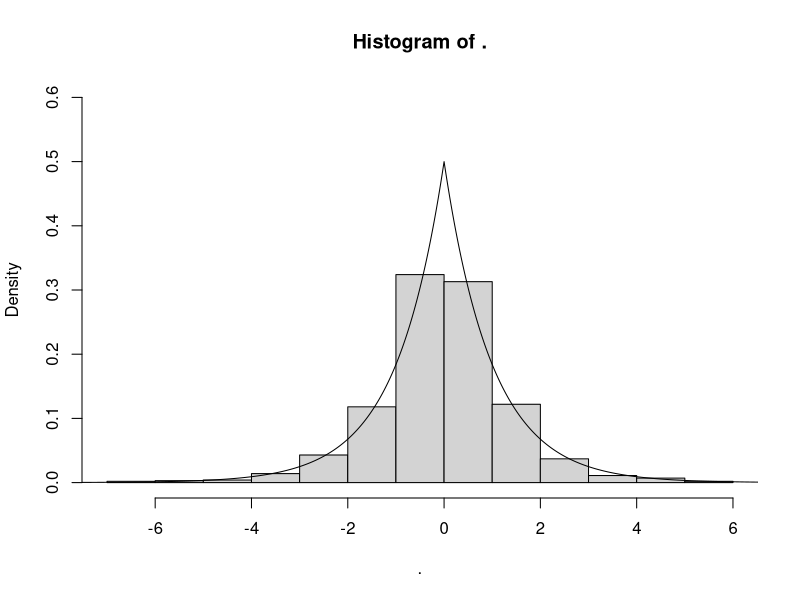
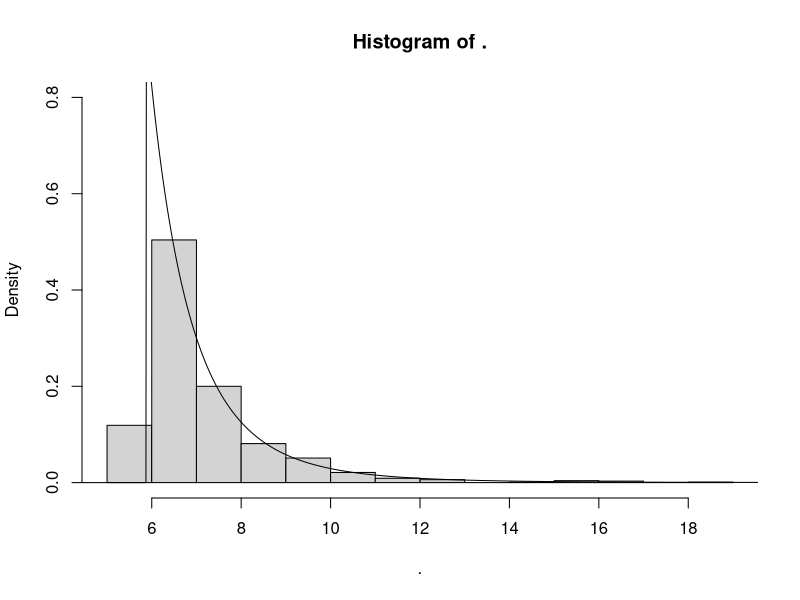
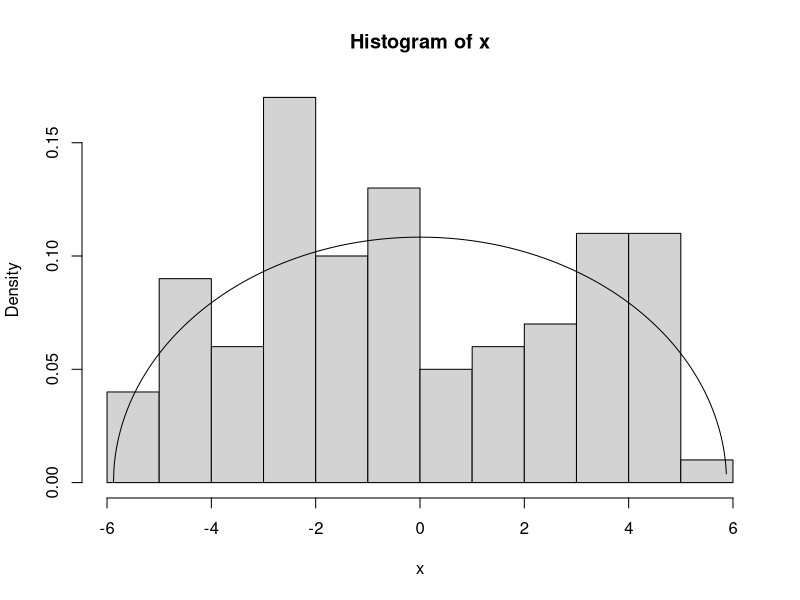

These figures' R source, in order:
## ---- chunk 1
knitr::opts_chunk$set(echo = TRUE)
library(tidyverse)
## ---- chunk 2
rlaplace = 
  function(number_of_randomize){
    unif_vec = runif(number_of_randomize)
    laplace_vec = 
      (unif_vec < 0.5) * log(2*unif_vec) -
      between(unif_vec,0.5,1) * log(2 - 2*unif_vec)
    return(laplace_vec)
  }

set.seed(123123)
x = rlaplace(1000) %>%
  hist(., probability = T,
       ylim = c(0, 0.6))
y = seq(-10, 10, 0.01)
lines(y, 0.5 * exp(-abs(y)))


## ---- chunk 3
rpareto =
  function(number_of_randomize, alpha, gamma) {
    
    u = runif(number_of_randomize)
    pareto =
      alpha * (1-u)^(-1/gamma)
    
    return(pareto)
  }

set.seed(123123)
a = runif(1,0,10)
g = runif(1,0,10)
x = rpareto(1000,a,g) %>%
  hist(., probability = T,
       ylim = c(0,0.8))
y = seq(2, 50, 0.01)
lines(y, g*a^g/y^(g+1)*(y>a))
## ---- chunk 4
r_some_pdf =
  function(ncandidates, beta) {
    
    pseudo = numeric(ncandidates)
    
    accept = 0
    
    iter = 0
    
    while (accept < ncandidates) {
      iter = iter + 1
      
      y = runif(1, -beta, beta)
      
      u = runif(1)
      
      if (u <= (2 / (pi * beta ^ 2) * sqrt(beta ^ 2 - y ^ 2)) / (dunif(y, -beta, beta) *
                                                                 4 / pi)) {
        accept = accept + 1
        pseudo[[accept]] = y
      }
      
    }
    return(pseudo)
  }


set.seed(123123)
b = runif(1,0,10)
x = r_some_pdf(100, b)
hist(x, prob = T)
y = seq(-b, b, 0.01)
lines(y, (2 / (pi * b^2) * sqrt(b ^ 2 - y ^ 2)))


